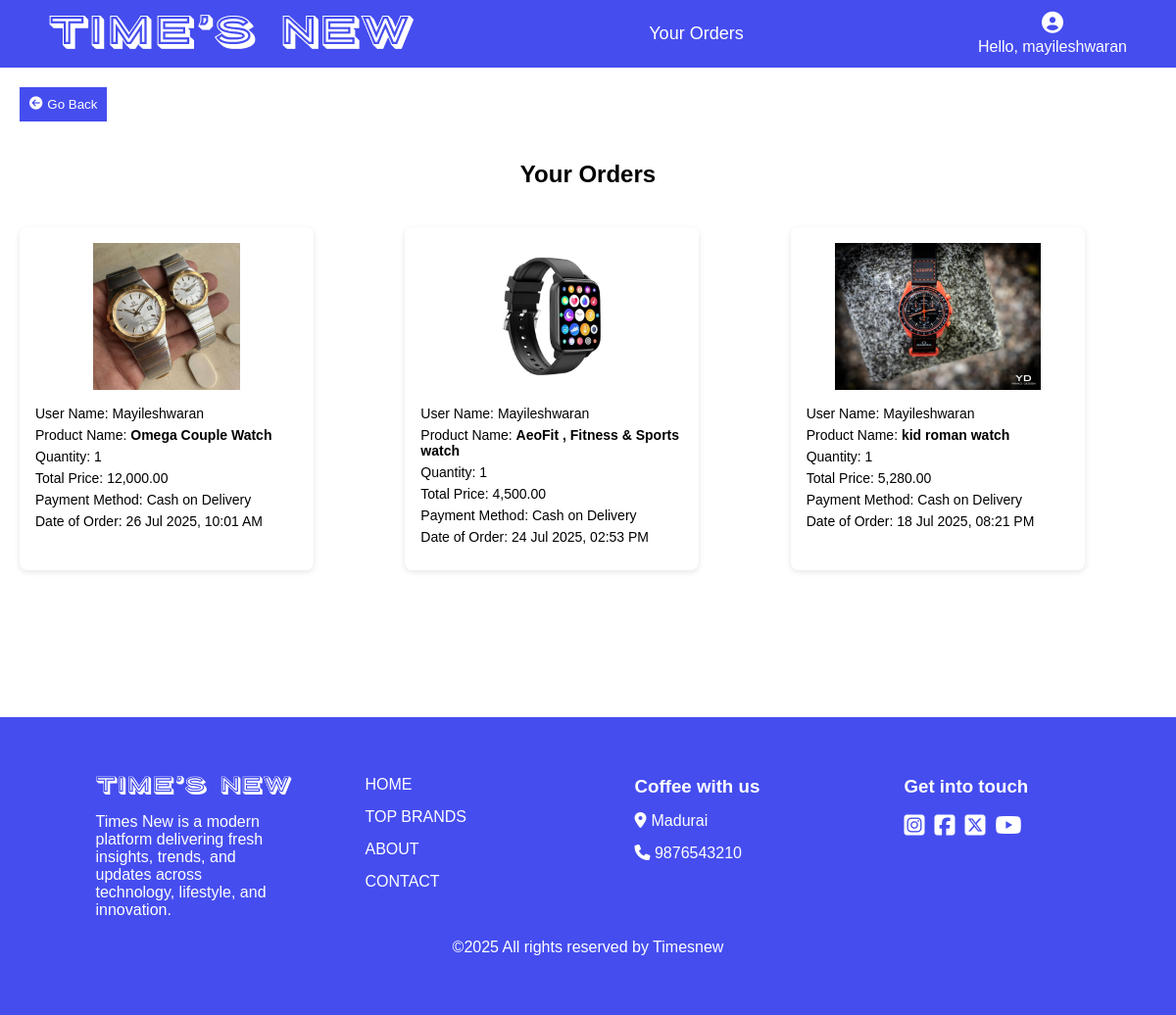
Page /orders.php (signed in) on the earlier database version.
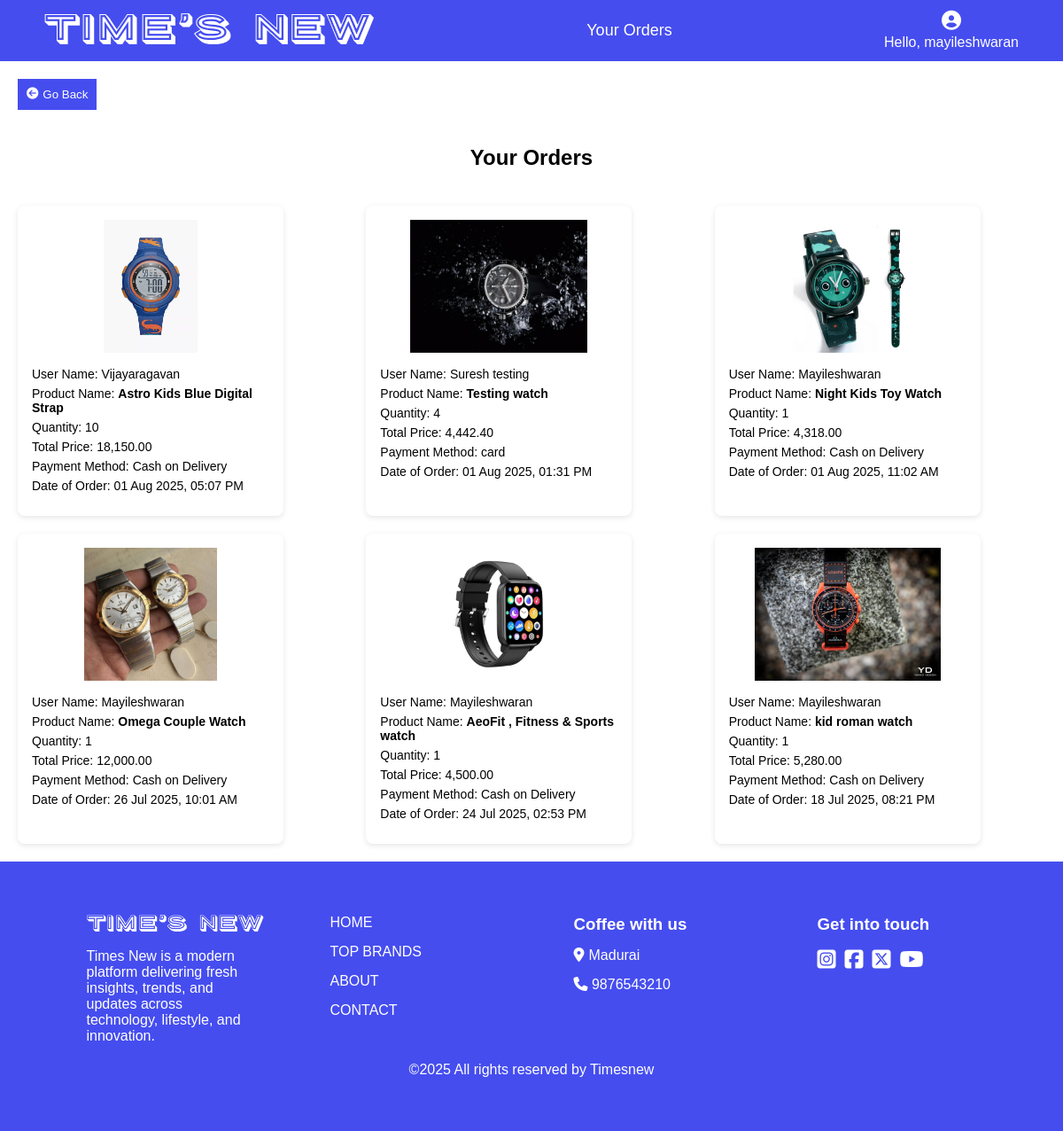
Same page on the later database version.
### tables this page shows
CREATE TABLE `users` (
  `id` int(11) NOT NULL,
  `name` varchar(100) NOT NULL,
  `email` varchar(100) NOT NULL,
  `password` varchar(100) NOT NULL,
  `role` enum('superadmin','admin','user') NOT NULL DEFAULT 'user',
  `status` varchar(10) DEFAULT 'active',
  `is_admin` tinyint(1) DEFAULT 0
);

CREATE TABLE `orders` (
  `id` int(11) NOT NULL,
  `product_id` int(11) DEFAULT NULL,
  `quantity` int(11) DEFAULT 1,
  `price` decimal(10,2) DEFAULT NULL,
  `created_at` datetime DEFAULT current_timestamp(),
  `payment_method` varchar(50) DEFAULT NULL,
  `fullname` varchar(100) DEFAULT NULL,
  `address` text DEFAULT NULL,
  `city` varchar(100) DEFAULT NULL,
  `pincode` varchar(10) DEFAULT NULL,
  `phone` varchar(15) DEFAULT NULL,
  `user_id` int(11) DEFAULT NULL
);

CREATE TABLE `products` (
  `id` int(11) NOT NULL,
  `name` varchar(255) NOT NULL,
  `price` decimal(10,2) NOT NULL,
  `discount_percent` int(11) DEFAULT 0,
  `type` varchar(100) DEFAULT NULL,
  `brand` varchar(100) DEFAULT NULL,
  `image_path` varchar(255) DEFAULT NULL,
  `quantity` int(11) NOT NULL DEFAULT 0,
  `status` enum('active','inactive') NOT NULL DEFAULT 'active'
);

### orders.php (the view, shortened to what this page needs)
<?php
include('./user.php');
$user_id = $_SESSION['user_id'];
$query = "SELECT name, role FROM users WHERE id = ?";
$stmt = $conn->prepare($query);
$stmt->bind_param("i", $user_id);
$stmt->execute();
$stmt->bind_result($username, $role);
$stmt->fetch();
$is_admin = in_array($role, ['admin', 'superadmin']);
if ($is_admin) {
    $sql = "SELECT
                o.id AS order_id,
                o.product_id,
                o.quantity,
                o.price,
                o.payment_method,
                o.created_at,
                o.user_id,
                p.name AS product_name,
                p.image_path,
                u.name AS user_name
            FROM orders o
            JOIN products p ON o.product_id = p.id
            JOIN users u ON o.user_id = u.id
            ORDER BY o.created_at DESC";
    $stmt = $conn->prepare($sql);
} else {
    $sql = "SELECT
                o.id AS order_id,
                o.product_id,
                o.quantity,
                o.price,
                o.payment_method,
                o.created_at,
                o.user_id,
                p.name AS product_name,
                p.image_path,
                o.fullname AS user_name
            FROM orders o
            JOIN products p ON o.product_id = p.id
            JOIN users u ON o.user_id = u.id
            WHERE o.user_id = ?
            ORDER BY o.created_at DESC";
    $stmt = $conn->prepare($sql);
    $stmt->bind_param("i", $user_id);
}
$stmt->execute();
$result = $stmt->get_result();
?>
<!DOCTYPE html>
<html>
<head>
  <link rel="stylesheet" href="./css/nav.css">
  <link rel="stylesheet" href="./css/order.css">
  <link rel="stylesheet" href="https://cdnjs.cloudflare.com/ajax/libs/font-awesome/6.7.2/css/all.min.css">
</head>
<body>
<div class="navbar">
  <div class="logo"> <a href="./index.php">
      <img src="./image/Time’s new.png" alt="Logo"></a></div>
  <div class="center"><?= $is_admin ? 'All Orders' : 'Your Orders' ?></div>
  <div class="right">
    <i class="fas fa-user-circle profile-icon"></i>
    <p class="text" style="color: white;">Hello, <?= htmlspecialchars($username) ?></p>
  </div>
</div>
<div class="arrow">
  <button onclick="history.back()" class="btn-back"><i class="fa-solid fa-circle-arrow-left"></i> Go Back </button>
</div>
<h2><?= $is_admin ? 'All Orders Placed' : 'Your Orders' ?></h2>
<?php if ($result->num_rows > 0): ?>
  <div class="order-grid">
    <?php while ($row = $result->fetch_assoc()): ?>
      <div class="order-card">
        <img src="./uploads/<?= htmlspecialchars($row['image_path']) ?>" alt="<?= htmlspecialchars($row['product_name']) ?>">
        <div class="order-info">
          <p>User Name: <?= htmlspecialchars($row['user_name']) ?></p>
          <p>Product Name:  <strong><?= htmlspecialchars($row['product_name']) ?></strong></p>
          <p>Quantity: <?= $row['quantity'] ?></p>
          <p>Total Price:  <?= number_format($row['price'], 2) ?></p>
          <p>Payment Method: <?= $row['payment_method'] ?></p>
          <p>Date of Order: <?= date('d M Y, h:i A', strtotime($row['created_at'])) ?></p>
        </div>
      </div>
    <?php endwhile; ?>
  </div>
<?php else: ?>
  <div class="no-orders">No orders found.</div>
<?php endif; ?>
<footer>
  <div class="foot-1">
    <a href="./index.php">
    <img src="./image/Time’s new.png" alt="" width="200px"></a>
    <p>Times New is a modern platform delivering fresh insights, trends, and updates across technology, lifestyle, and innovation.</p>
  </div>
  <div class="foot-2">
    <ul>
      <li><a href="./index.php">HOME</a></li>
      <li><a href="./topbrands.php">TOP BRANDS</a></li>
      <li><a href="./about.php">ABOUT</a></li>
      <li><a href="./contact.php">CONTACT</a></li>
    </ul>
  </div>
  <div class="foot-3">
    <h3>Coffee with us</h3>
    <div class="fr"><i class="fa-solid fa-location-dot"></i> <p>Madurai</p></div>
    <div class="fr"><a href="tel:+91 9876543210" target="_blank"><i class="fa-solid fa-phone"></i> <span>9876543210</span></a></div>
  </div>
  <div class="foot-4">
    <h3>Get into touch</h3>
    <div class="foot-4a">
      <a href="https://www.instagram.com/accounts/login/?hl=en" target="_blank"><i class="fa-brands fa-square-instagram"></i></a>
      <a href="https://www.facebook.com/login/" target="_blank"><i class="fa-brands fa-square-facebook"></i></a>
      <a href="https://x.com/i/flow/login" target="_blank"><i class="fa-brands fa-square-x-twitter"></i></a>
      <a href="https://www.youtube.com/" target="_blank"><i class="fa-brands fa-youtube"></i></a>
    </div>
  </div>
  <div class="copy">          <p>&copy;2025 All rights reserved by Timesnew</p>
</div>
</footer>
</body>
</html>

### css/nav.css (style rules this page uses)
* { margin: 0; padding: 0; box-sizing: border-box; font-family: sans-serif; }
:root { --primary-color: #454DEF; --text-white: #ffffff; --text-black: #000000; --gray-bg: #f1f1f1; --light-blue-bg: #cccfff; --overlay-bg: rgba(0, 0, 0, 0.5); --form-shadow: 0 4px 8px 0 rgba(0, 0, 0, 0.2); --font-main: sans-serif; --font-xl: 80px; --font-lg: 50px; --font-md: 40px; --font-sm: 20px; --font-xs: 12px; }
.navbar { display: flex; position: sticky; justify-content: space-between; align-items: center; padding: 12px 50px; width: 100%; background-color: var(--primary-color); color: #fff; }
.navbar .logo { font-size: 20px; font-weight: bold; text-transform: uppercase; }
.navbar .center { font-size: 18px; }
.navbar .right { position: relative; }
.right { display: flex; flex-direction: column; align-items: center; justify-content: center; gap: 5px; }
.navbar .profile-icon { font-size: 22px; cursor: pointer; }
.copy { width: 100%; display: flex; align-items: center; justify-content: center; padding: 10px 20px 10px 20px; }
.text { color: var(--text-white); }
footer { display: flex; width: 100%; padding: 50px 50px 50px 50px; background-color: var(--primary-color); color: var(--text-white); justify-content: space-around; align-items: start; flex-wrap: wrap; }
.foot-1,.foot-2,.foot-3,.foot-4 { width: 20%; padding: 10px 20px 10px 20px; }
.copy { padding: 10px 20px 10px 20px; }
.foot-1 { display: flex; flex-direction: column; gap: 15px; }
.foot-1 p { font-size: 16px; text-align: start; color: var(--text-white); }
.foot-2 ul { list-style: none; display: flex; flex-direction: column; gap: 15px; }
.foot-2 li a { text-decoration: none; text-decoration-color: none; list-style: none; color: var(--text-white); }
.foot-3 { display: flex; flex-direction: column; gap: 15px; align-self: flex-start; }
.foot-4 { display: flex; flex-direction: column; gap: 15px; align-self: flex-start; }
.arrow { padding: 20px; border-radius: 5px; gap: 5px; }
.btn-back { cursor: pointer; background-color: var(--primary-color); color: var(--text-white); padding: 10px; border:none; display: flex; gap: 5px; }
.foot-4a { display: flex; gap: 5px; }
.foot-4a a { font-size: 24px; margin-right: 5px; text-decoration-color: none; color: var(--text-white); }
.fr { display: flex; color: var(--text-white); gap: 5px; }
.fr p { color: var(--text-white); }
.fr a { text-decoration: none; text-decoration-color: none; color: var(--text-white); }

### css/order.css (style rules this page uses)
* { margin: 0; padding: 0; box-sizing: border-box; font-family: sans-serif; }
:root { --primary-color: #454DEF; --text-white: #ffffff; --text-black: #000000; --gray-bg: #f1f1f1; --light-blue-bg: #cccfff; --overlay-bg: rgba(0, 0, 0, 0.5); --form-shadow: 0 4px 8px 0 rgba(0, 0, 0, 0.2); --font-main: sans-serif; --font-xl: 80px; --font-lg: 50px; --font-md: 40px; --font-sm: 20px; --font-xs: 12px; }
h2 { text-align: center; margin-bottom: 20px; }
.order-grid { display: grid; grid-template-columns: repeat(auto-fit, minmax(280px, 1fr)); gap: 20px; min-height: 65vh; padding: 20px; flex-wrap: wrap; }
.order-card { background: white; border-radius: 8px; padding: 16px; width: 300px; height: 350px; box-shadow: 0 2px 6px rgba(0,0,0,0.1); display: flex; flex-direction: column; align-items: start; transition: transform 0.3s; }
.order-card img { width: 100%; height: 150px; object-fit: contain; margin-bottom: 10px; }
.order-info p { margin: 6px 0; font-size: 14px; }
h2 { margin-top: 20px; }

Differences in the rows shown:
added orders: product.image_path (picture), fullname "Vijayaragavan", product.name "Astro Kids Blue Digital Strap", quantity "10", price "18,150.00", payment_method "Cash on Delivery", created_at "01 Aug 2025, 05:07 PM"
added orders: product.image_path (picture), fullname "Suresh testing", product.name "Testing watch", quantity "4", price "4,442.40", payment_method "card", created_at "01 Aug 2025, 01:31 PM"
added orders: product.image_path (picture), fullname "Mayileshwaran", product.name "Night Kids Toy Watch", quantity "1", price "4,318.00", payment_method "Cash on Delivery", created_at "01 Aug 2025, 11:02 AM"
